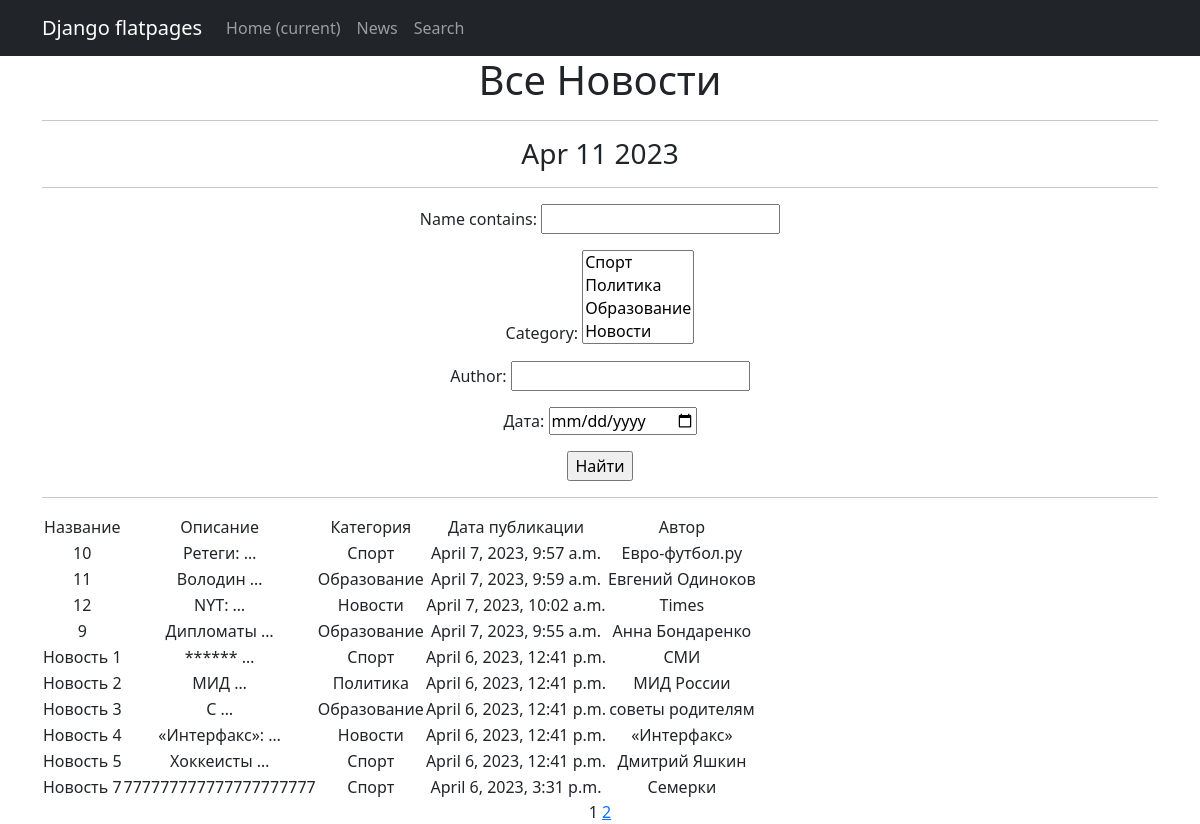
Page /news/ on the committed database.
### news/models.py (models this page shows, shortened)
class News(models.Model):
    name = models.CharField(
        max_length=255,
        unique=True, # названия новостей не должны повторяться
    )
    description = models.TextField()
    category = models.ForeignKey(
        to='Category',
        on_delete=models.CASCADE,
        related_name='news', # все новости в категории будут доступны через поле news
    )
    published_date = models.DateTimeField(default=datetime.now)  # предоставляем значение по умолчанию
    author = models.CharField(max_length=100, default='нет автора')

class Category(models.Model):
    name = models.CharField(max_length=255, unique=True)
    def __str__(self):
        return self.name

### news/views.py (the view)
# urls.py: path('', NewsList.as_view(), name='news_list'),
class NewsList(ListView):
    model = News
    ordering = 'name'
    template_name = 'newss.html'
    context_object_name = 'newss'
    paginate_by = 10  # вот так мы можем указать количество записей на странице
    def get_queryset(self):
        queryset = super().get_queryset()
        self.filterset = NewsFilter(self.request.GET, queryset)
        return self.filterset.qs
    def get_context_data(self, **kwargs):
        context = super().get_context_data(**kwargs)
        context['filterset'] = self.filterset
        return context

### news/templatetags/cencor.py (called while the page is built)
@register.filter
def censor(value):
    if not isinstance(value, str):
        raise ValueError("Входное значение должно быть строкой")
    words = value.split()
    for i in range(len(words)):
        if words[i].lower() in censor_list:
            words[i] = '*' * len(words[i])
    return ' '.join(words)

### news/templatetags/custom_tags.py (called while the page is built)
@register.simple_tag()
def current_time(format_string='%b %d %Y'):
   return datetime.utcnow().strftime(format_string)

### news/templates/newss.html (shortened to what this page needs)
{% extends 'flatpages/default.html' %}
{% load cencor %}
{% load custom_tags %}
{% block content %}
   <h1>Все Новости</h1>
   <hr>
   <h3>{% current_time '%b %d %Y' %}</h3>
   <hr>
   <form action="" method="get">
       {{ filterset.form.as_p }}
       <input type="submit" value="Найти" />
   </form>
   <hr>
   {% if newss %}
       <table>
           <tr>
               <td>Название</td>
               <td>Описание</td>
               <td>Категория</td>
               <td>Дата публикации</td>
               <td>Автор</td>
           </tr>
           {% for news in newss %}
           <tr>
               <td>{{ news.name }}</td>
               <td>{{ news.description|truncatewords:1|censor }}</td>
               <td>{{ news.category.name }}</td>
               <td>{{ news.published_date }}</td>
               <td>{{ news.author }}</td>
           </tr>
           {% endfor %}
       </table>
   {% else %}
       <h2>Новостей нет!</h2>
   {% endif %}
   {{ page_obj.number }}
   {% if page_obj.has_next %}
       <a href="?page={{ page_obj.next_page_number }}">{{ page_obj.next_page_number }}</a>
   {% endif %}
{% endblock content %}

### news/templates/flatpages/default.html (shortened to what this page needs)
<!DOCTYPE html>
<html lang="en">
    <head>
        {% load static %}
        <link href="{% static 'css/styles.css' %}" rel="stylesheet" />
    </head>
    <body>
        <nav class="navbar navbar-expand-lg navbar-dark bg-dark static-top">
           <div class="container">
               <a class="navbar-brand" href="#">Django flatpages</a>
               <div class="collapse navbar-collapse" id="navbarResponsive">
                   <ul class="navbar-nav ml-auto">
                       <li class="nav-item active">
                           <a class="nav-link" href="#">Home
                               <span class="sr-only">(current)</span>
                           </a>
                       </li>
                       <li class="nav-item">
                           <a class="nav-link" href="/news/">News</a>
                       </li>
                       <li class="nav-item">
                           <a class="nav-link" href="/news/create">Search</a>
                       </li>
                   </ul>
               </div>
           </div>
        </nav>
        <div class="container">
            <div class="row">
               <div class="col-lg-12 text-center">
                   {% block content %}{% endblock content %}
               </div>
           </div>
        </div>
    </body>
</html>

### rows in the picture
News: name "10", description|censor "Ретеги: …", category.name "Спорт", published_date "April 7, 2023, 9:57 a.m.", author "Eвро-футбол.ру"
News: name "11", description|censor "Володин …", category.name "Образование", published_date "April 7, 2023, 9:59 a.m.", author "Евгений Одиноков"
News: name "12", description|censor "NYT: …", category.name "Новости", published_date "April 7, 2023, 10:02 a.m.", author "Times"
News: name "9", description|censor "Дипломаты …", category.name "Образование", published_date "April 7, 2023, 9:55 a.m.", author "Анна Бондаренко"
News: name "Новость 1", description|censor "****** …", category.name "Спорт", published_date "April 6, 2023, 12:41 p.m.", author "СМИ"
News: name "Новость 2", description|censor "МИД …", category.name "Политика", published_date "April 6, 2023, 12:41 p.m.", author "МИД России"
News: name "Новость 3", description|censor "С …", category.name "Образование", published_date "April 6, 2023, 12:41 p.m.", author "советы родителям"
News: name "Новость 4", description|censor "«Интерфакс»: …", category.name "Новости", published_date "April 6, 2023, 12:41 p.m.", author "«Интерфакс»"
News: name "Новость 5", description|censor "Хоккеисты …", category.name "Спорт", published_date "April 6, 2023, 12:41 p.m.", author "Дмитрий Яшкин"
News: name "Новость 7", description|censor "777777777777777777777", category.name "Спорт", published_date "April 6, 2023, 3:31 p.m.", author "Семерки"

### other values in the picture
{{ page_obj.number }} "1"
{{ page_obj.next_page_number }} "2"
